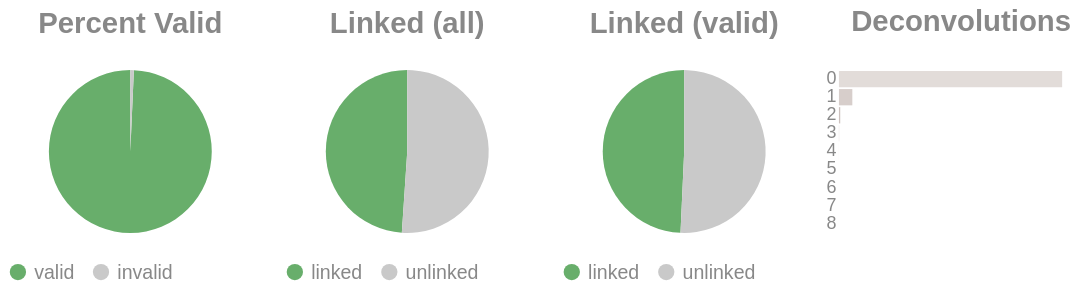

The notebook cell saved with this chart:
### Code cell
if SKIPLR:
    pass
else:
    clash = Counter()
    for i in valids['molecule'].to_list():
        _mol = i.split("-")
        if len(_mol) == 1:
            clash.update('0')
        else:
            clash.update(_mol[-1])

    _d = {"deconvolutions": [], 'count': []}
    for k,v in clash.items():
        _d['deconvolutions'].append(k)
        _d['count'].append(v)

    tot_valid = valids['reads'].sum()
    mask = valids['reads'] >= 2
    n_linked_reads = valids.filter(mask)['reads'].sum()
    if n_linked_reads == 0:
        print_html("No linked molecules (>=2 reads) were detected; skipping linked-only distributions.")
        SKIPLR = True
    else:
        perc_valid = round(tot_valid / n_reads, 4)
        linked_perc_abs = round(n_linked_reads / n_reads, 4)
        linked_perc = round(n_linked_reads / tot_valid, 4)

    _valid = pl.DataFrame({"valids": ['valid', 'invalid'], "count": [tot_valid, n_reads - tot_valid]})
    _linked_abs = pl.DataFrame({"linked (absolute)": ['linked', 'unlinked'], "count": [n_linked_reads, n_reads - n_linked_reads]})
    _linked_rel = pl.DataFrame({"linked (valids)": ['linked', 'unlinked'], "count": [n_linked_reads, tot_valid - n_linked_reads]})

    (
        alt.hconcat(
            piechart(_valid, goodval = 'valid', title = "Percent Valid"),
            piechart(_linked_abs, goodval = "linked", title =  "Linked (all)"),
            piechart(_linked_rel, goodval = "linked", title =  "Linked (valid)"),
            convolutionbar(pl.DataFrame(_d), title = "Deconvolutions"),
            center = True,
            bounds = 'flush'
        )
        .resolve_scale(color='independent')
        .resolve_legend('independent')
        .properties(usermeta={'embedOptions': {"actions": False}})
    ).display()

### Figure 1 — Vega-Lite specification as saved in the notebook (floating-point values rounded to 4 significant figures)
{"width": "container", "height": 400, "config": {"title": {"anchor": "start", "dy": -15, "fontSize": 18, "color": "#888888", "subtitleColor": "#888888", "subtitleFontSize": 14}, "arc": {"fill": "#0072B2"}, "axis": {"domainColor": "#888888", "domainWidth": 0.5, "gridWidth": 0.2, "grid": false, "titleFontWeight": 400, "titleFontSize": 15, "labelFontSize": 11, "labelColor": "#888888", "tickColor": "#888888", "tickWidth": 0.2, "titleColor": "#888888"}, "axisBand": {"grid": false}, "axisX": {"grid": true, "tickSize": 10, "domainCap": "round"}, "axisY": {"domain": false, "grid": true, "tickSize": 0, "domainCap": "round"}, "background": "transparent", "header": {"labelFontSize": 15, "labelColor": "#888888", "titleFontSize": 15, "titleFontWeight": 600, "titleColor": "#888888"}, "legend": {"labelFont": "sans-serif", "labelFontSize": 12, "labelColor": "#888888", "symbolSize": 100, "symbolType": "circle", "titleFontSize": 12, "titlePadding": 10, "titleColor": "#888888", "title": null}, "range": {"category": ["#E69F00", "#56B4E9", "#009E73", "#F0E442", "#0072B2", "#D55E00", "#CC79A7", "#000000"], "diverging": ["#cfe8f3", "#a2d4ec", "#73bfe2", "#46abdb", "#1696d2", "#12719e"]}, "area": {"fill": "#0072B2", "fillOpacity": 0.7, "line": true, "strokeOpacity": 0.7}, "line": {"color": "#0072B2", "stroke": "#0072B2", "strokeWidth": 2}, "trail": {"color": "#0072B2", "stroke": "#0072B2", "strokeWidth": 0, "size": 1}, "point": {"filled": true, "fillOpacity": 1.0, "size": 95}, "text": {"color": "#888888", "fontSize": 11, "align": "right", "fontWeight": 400, "size": 11}, "bar": {"fill": "#0072B2", "stroke": null}, "view": {"stroke": null, "continuousWidth": 660, "continuousHeight": 400}}, "hconcat": [{"data": {"name": "data-60480256857926a006e9bbcac51bbaff"}, "mark": {"type": "arc"}, "encoding": {"color": {"field": "valids", "legend": {"orient": "bottom", "title": null}, "scale": {"domain": ["valid", "invalid"], "range": ["#68ae6b", "#C9C9C9"]}, "title": "Valids", "type": "nominal"}, "theta": {"field": "count", "type": "quantitative"}, "tooltip": [{"field": "valids", "title": "Valids", "type": "ordinal"}, {"field": "percent", "format": ".2%", "title": "Percent", "type": "quantitative"}, {"field": "count", "title": "Count", "type": "quantitative"}]}, "height": 100, "title": {"text": "Percent Valid", "align": "center", "anchor": "middle"}, "transform": [{"calculate": "datum.count / 14529044", "as": "percent"}], "width": 150}, {"data": {"name": "data-cf6b30f839aa824773f8b2437137c346"}, "mark": {"type": "arc"}, "encoding": {"color": {"field": "linked (absolute)", "legend": {"orient": "bottom", "title": null}, "scale": {"domain": ["linked", "unlinked"], "range": ["#68ae6b", "#C9C9C9"]}, "title": "Linked (Absolute)", "type": "nominal"}, "theta": {"field": "count", "type": "quantitative"}, "tooltip": [{"field": "linked (absolute)", "title": "Linked (Absolute)", "type": "ordinal"}, {"field": "percent", "format": ".2%", "title": "Percent", "type": "quantitative"}, {"field": "count", "title": "Count", "type": "quantitative"}]}, "height": 100, "title": {"text": "Linked (all)", "align": "center", "anchor": "middle"}, "transform": [{"calculate": "datum.count / 14529044", "as": "percent"}], "width": 150}, {"data": {"name": "data-4d84224b2a831965be9ab079d6318af1"}, "mark": {"type": "arc"}, "encoding": {"color": {"field": "linked (valids)", "legend": {"orient": "bottom", "title": null}, "scale": {"domain": ["linked", "unlinked"], "range": ["#68ae6b", "#C9C9C9"]}, "title": "Linked (Valids)", "type": "nominal"}, "theta": {"field": "count", "type": "quantitative"}, "tooltip": [{"field": "linked (valids)", "title": "Linked (Valids)", "type": "ordinal"}, {"field": "percent", "format": ".2%", "title": "Percent", "type": "quantitative"}, {"field": "count", "title": "Count", "type": "quantitative"}]}, "height": 100, "title": {"text": "Linked (valid)", "align": "center", "anchor": "middle"}, "transform": [{"calculate": "datum.count / 14427800", "as": "percent"}], "width": 150}, {"data": {"name": "data-6840159d174e87ec1a9da12aee2a4921"}, "mark": {"type": "bar"}, "encoding": {"color": {"field": "deconvolutions", "legend": null, "scale": {"scheme": "lightgreyred"}, "type": "nominal"}, "tooltip": [{"field": "deconvolutions", "title": "Deconvolutions", "type": "ordinal"}, {"field": "percent", "format": ".2%", "title": "Percent", "type": "quantitative"}, {"field": "count", "title": "Count", "type": "quantitative"}], "x": {"axis": null, "field": "count", "type": "quantitative"}, "y": {"field": "deconvolutions", "sort": "ascending", "title": null, "type": "nominal"}}, "height": 100, "title": {"text": "Deconvolutions", "align": "center", "anchor": "middle"}, "transform": [{"calculate": "datum.count / 9743257", "as": "percent"}], "width": 150}], "bounds": "flush", "center": true, "resolve": {"legend": {"angle": "independent"}, "scale": {"color": "independent"}}, "usermeta": {"embedOptions": {"actions": false}}, "$schema": "https://vega.github.io/schema/vega-lite/v6.1.0.json", "datasets": {"data-60480256857926a006e9bbcac51bbaff": [{"valids": "valid", "count": 14427800}, {"valids": "invalid", "count": 101244}], "data-cf6b30f839aa824773f8b2437137c346": [{"linked (absolute)": "linked", "count": 7109949}, {"linked (absolute)": "unlinked", "count": 7419095}], "data-4d84224b2a831965be9ab079d6318af1": [{"linked (valids)": "linked", "count": 7109949}, {"linked (valids)": "unlinked", "count": 7317851}], "data-6840159d174e87ec1a9da12aee2a4921": [{"deconvolutions": "0", "count": 9134565}, {"deconvolutions": "1", "count": 548236}, {"deconvolutions": "2", "count": 53065}, {"deconvolutions": "3", "count": 6346}, {"deconvolutions": "4", "count": 872}, {"deconvolutions": "5", "count": 151}, {"deconvolutions": "6", "count": 19}, {"deconvolutions": "7", "count": 2}, {"deconvolutions": "8", "count": 1}]}}
